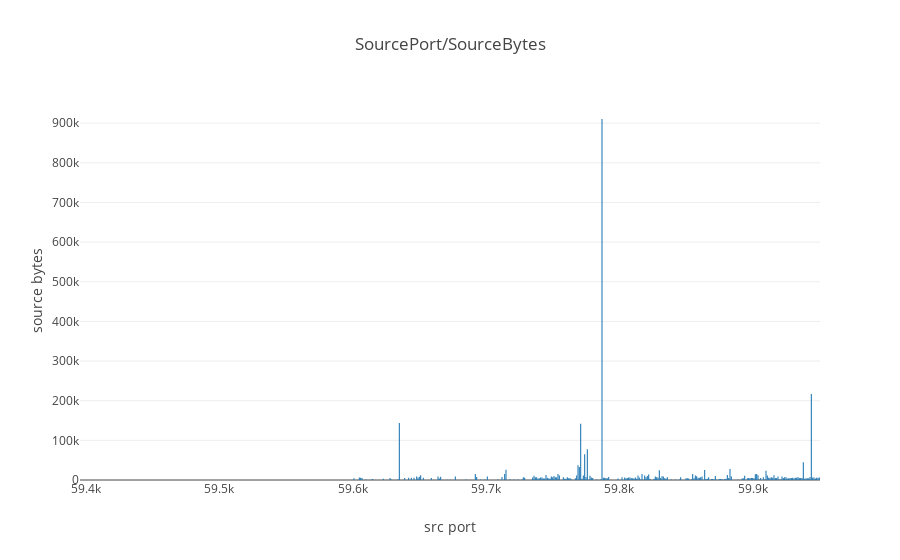

Write notebook code for a chart like this one.
### Code cell
plot_bar(clean_stats["src_port"], clean_stats["src_bytes"], "src port", "source bytes", "SourcePort/SourceBytes")

### Figure 1 — Plotly figure (JSON) as saved in the notebook; plotly's stock layout.template omitted (floating-point values rounded to 4 significant figures; data arrays with more than 128 entries replaced by an {"elided": "..."} marker saying what was removed)
{"data": [{"type": "bar", "uid": "eb9137f6-be24-11e8-ba91-320013b08000", "x": {"elided": "293 str values"}, "y": {"elided": "293 int values"}}], "layout": {"title": "SourcePort/SourceBytes", "xaxis": {"title": "src port"}, "yaxis": {"title": "source bytes"}}}
